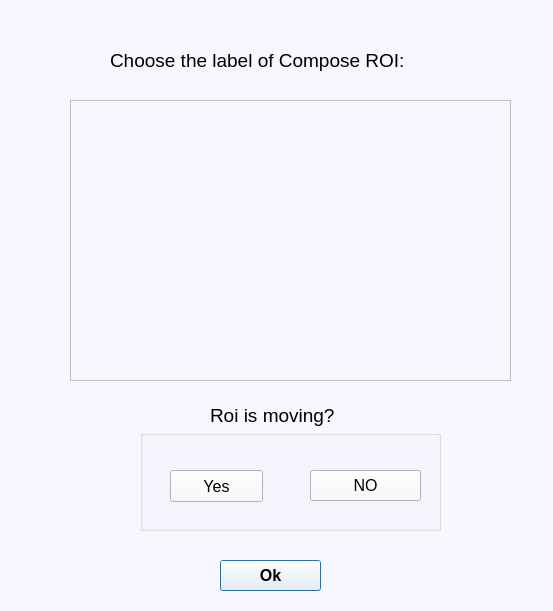
<?xml version="1.0" encoding="UTF-8"?>
<ui version="4.0">
 <class>SaveComposeROI</class>
 <widget class="QDialog" name="SaveComposeROI">
  <property name="geometry">
   <rect>
    <x>0</x>
    <y>0</y>
    <width>553</width>
    <height>611</height>
   </rect>
  </property>
  <property name="windowTitle">
   <string>Dialog</string>
  </property>
  <property name="styleSheet">
   <string notr="true">background-color: rgb(246, 247, 255);</string>
  </property>
  <widget class="QLabel" name="label">
   <property name="geometry">
    <rect>
     <x>110</x>
     <y>40</y>
     <width>371</width>
     <height>41</height>
    </rect>
   </property>
   <property name="font">
    <font>
     <family>Arial</family>
     <pointsize>14</pointsize>
    </font>
   </property>
   <property name="text">
    <string>Choose the label of Compose ROI:</string>
   </property>
  </widget>
  <widget class="QPushButton" name="button_save_compose_ROI">
   <property name="geometry">
    <rect>
     <x>220</x>
     <y>560</y>
     <width>101</width>
     <height>31</height>
    </rect>
   </property>
   <property name="font">
    <font>
     <family>Arial</family>
     <pointsize>12</pointsize>
     <weight>75</weight>
     <bold>true</bold>
    </font>
   </property>
   <property name="text">
    <string>Ok</string>
   </property>
  </widget>
  <widget class="QLabel" name="label_2">
   <property name="geometry">
    <rect>
     <x>210</x>
     <y>400</y>
     <width>161</width>
     <height>31</height>
    </rect>
   </property>
   <property name="font">
    <font>
     <family>Arial</family>
     <pointsize>14</pointsize>
    </font>
   </property>
   <property name="text">
    <string>Roi is moving?</string>
   </property>
  </widget>
  <widget class="QScrollArea" name="scrollArea">
   <property name="geometry">
    <rect>
     <x>70</x>
     <y>100</y>
     <width>441</width>
     <height>281</height>
    </rect>
   </property>
   <property name="widgetResizable">
    <bool>true</bool>
   </property>
   <property name="alignment">
    <set>Qt::AlignCenter</set>
   </property>
   <widget class="QWidget" name="scrollAreaWidgetContents_2">
    <property name="geometry">
     <rect>
      <x>0</x>
      <y>0</y>
      <width>439</width>
      <height>279</height>
     </rect>
    </property>
   </widget>
  </widget>
  <widget class="QGroupBox" name="groupBox">
   <property name="geometry">
    <rect>
     <x>140</x>
     <y>430</y>
     <width>301</width>
     <height>101</height>
    </rect>
   </property>
   <property name="title">
    <string/>
   </property>
   <widget class="QPushButton" name="button_yes">
    <property name="geometry">
     <rect>
      <x>30</x>
      <y>40</y>
      <width>93</width>
      <height>32</height>
     </rect>
    </property>
    <property name="font">
     <font>
      <family>Arial</family>
      <pointsize>12</pointsize>
     </font>
    </property>
    <property name="text">
     <string>Yes</string>
    </property>
    <property name="checkable">
     <bool>false</bool>
    </property>
   </widget>
   <widget class="QPushButton" name="button_no">
    <property name="geometry">
     <rect>
      <x>170</x>
      <y>40</y>
      <width>111</width>
      <height>31</height>
     </rect>
    </property>
    <property name="font">
     <font>
      <family>Arial</family>
      <pointsize>12</pointsize>
     </font>
    </property>
    <property name="text">
     <string>NO</string>
    </property>
   </widget>
  </widget>
 </widget>
 <resources/>
 <connections/>
</ui>
